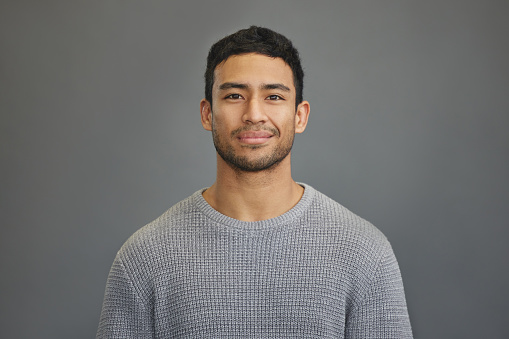
#> input picture s.jpg, 509 x 339 px
$ python detectSig.py
#> lines starting #> are read from the running program, lines starting #| are printed output that depends on the picture; after the words box and inside, x2 and y2 are one past the last pixel; in counts of white or black regions, pixels touching at a corner belong together
#> further down, img is the input picture: shape (339, 509, 3); mean B, G, R 111.4, 112.9, 114.5
# Importing all required packages
import cv2
import numpy as np
import matplotlib.pyplot as plt

# Read in the cascade classifiers for face and eyes
face_cascade = cv2.CascadeClassifier('venv\Lib\site-packages\cv2\data\haarcascade_frontalface_alt.xml')
#eye_cascade = cv2.CascadeClassifier('../DATA / haarcascades / haarcascade_eye.xml')


# create a function to detect face
def adjusted_detect_face(img):
    face_img = img.copy()

    face_rect = face_cascade.detectMultiScale(face_img,
                                              scaleFactor=1.2,
                                              minNeighbors=5)
#> face_rect = [[203, 54, 106, 106]]
    length = len(face_rect)
#> length = 1
    if length==0:
        print('face not detected')


    for (x, y, w, h) in face_rect:
        cv2.rectangle(face_img, (x, y),
                      (x + w, y + h), (255, 255, 255), 10)
#> this loop made 1 pass
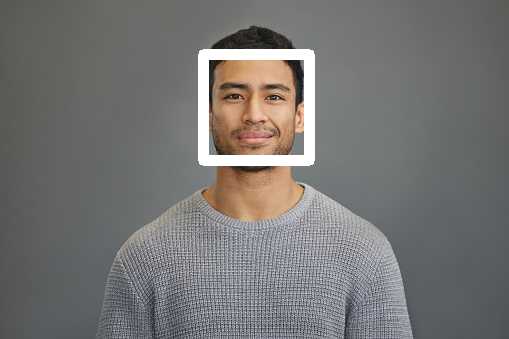
#> face_img: shape (339, 509, 3); 2.68% of pixels changed, all inside (x1, y1, x2, y2) = (198, 49, 315, 166)
    return face_img


# [13 lines of commented-out code are left out]
img = cv2.imread('s.jpg')
img_copy1 = img.copy()
img_copy2 = img.copy()
img_copy3 = img.copy()

# Detecting the face
face = adjusted_detect_face(img_copy1)
# print(face)
plt.imshow(face)
# Saving the image
cv2.imwrite('face10.jpg', face)
